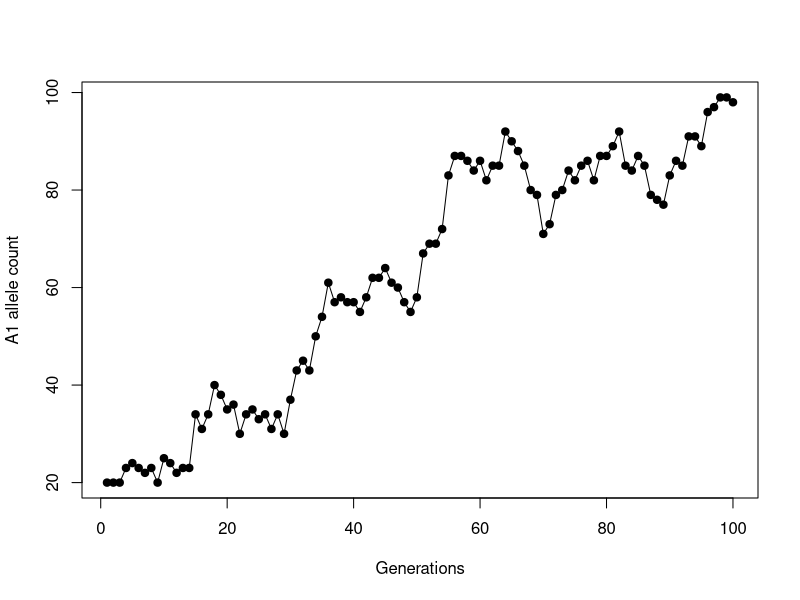
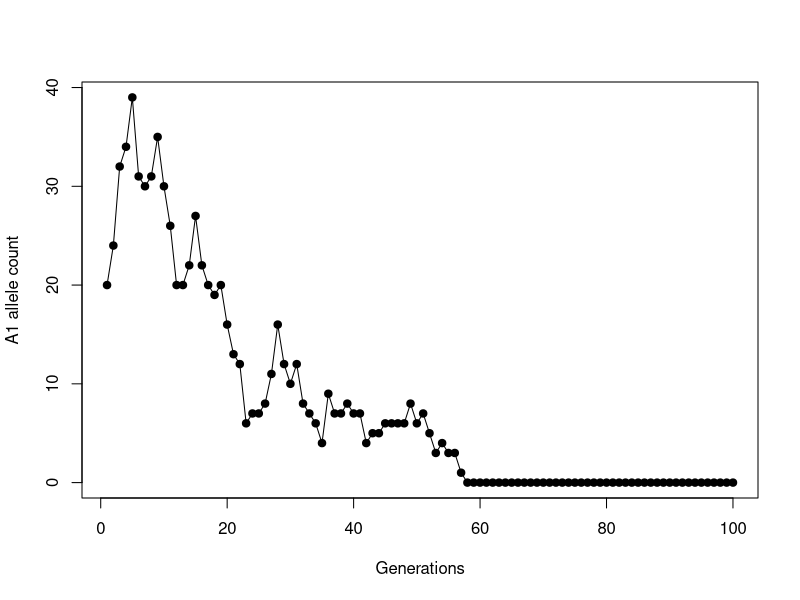
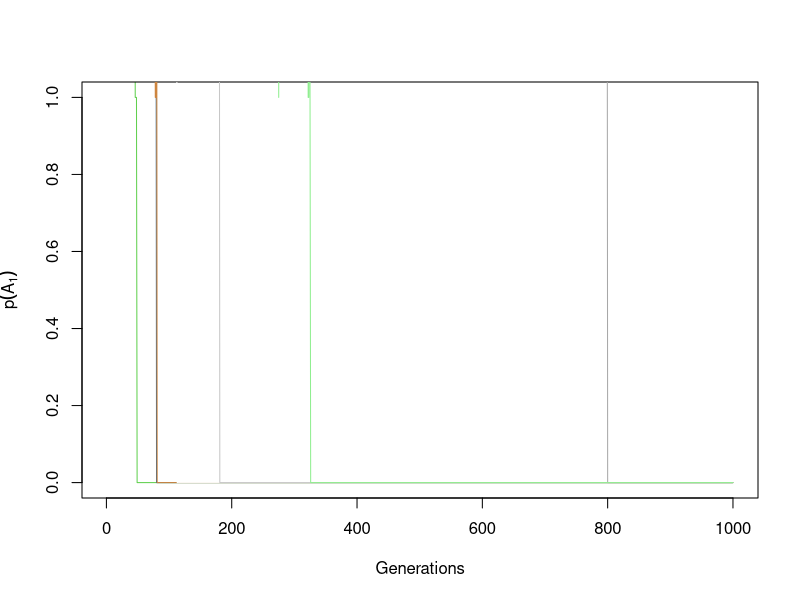

The R script that drew these images, in order:
## ---- chunk 1
wright_fisher <- function(N=1000, t=100, A1=100){
  # N: number of diploid individuals. [N=1000, integer]
  # t: number of generations. [t=100, numeric]
  # A1: number of A1 (the minor allele) in the first generation. [A1=10, integer]

  # create a vector 
  x <- 0
  x[1] <- A1

  # Start to loop over m generations
  # binomial sampling at each generation - determines allele count in next generations
  for (i in 2:t){
    # calculate allele freq in the current generation
    k <- (x[i-1])/(2*N)
    # generate a vector with 2N individuals
    n <- seq(0,2*N,1)
    
    # density for the binomial distribution with paramters size=2N and prob=k
    prob <- dbinom(n, 2*N, k)
    # plot(prob)
    # choose one from a vector each with certain prob
    x[i] <- sample(0:(2*N), 1, prob=prob)
  }
  # return back the results
  return(x)
}

# sim1 <- wright_fisher(N=50, t=100, A1=20)
## ---- chunk 2
set.seed(1234587)
sim1 <- wright_fisher(N=50, t=1000, A1=20)
plot(sim1[1:100], type="o", pch=19, xlab="Generations", ylab="A1 allele count")

sim1 <- wright_fisher(N=50, t=1000, A1=20)
plot(sim1[1:100], type="o", pch=19, xlab="Generations", ylab="A1 allele count")

## ---- chunk 3
set.seed(12345698)
frq <- wright_fisher(N=1000, A1=100, t=1000)
plot(frq, type="l", ylim=c(0,1), col=3, xlab="Generations", ylab=expression(p(A[1])))
    for(u in 1:10){
      frq <- wright_fisher(N=1000, A1=100, t=1000)
      random <- sample(1:1000,1,replace=F)
      randomcolor <- colors()[random] 
      lines(frq,type="l",col=(randomcolor))
    }
